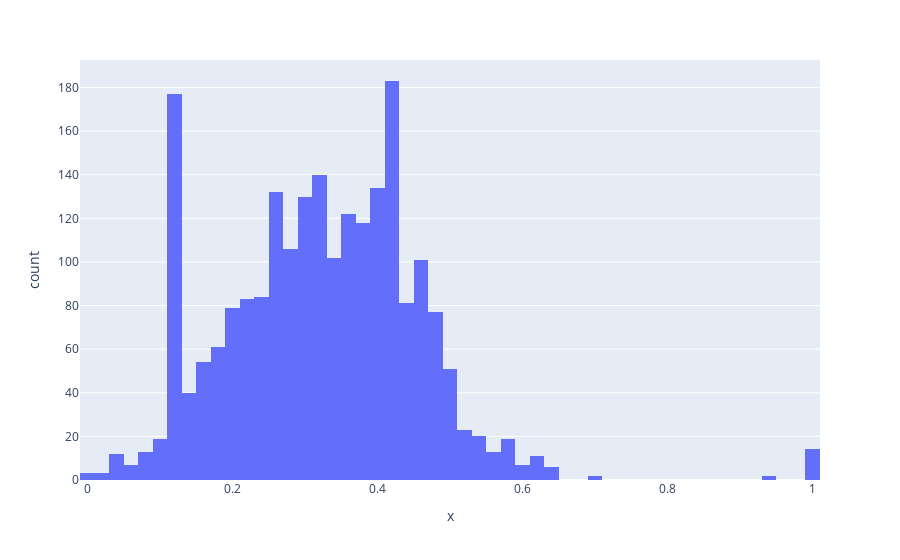

The code cell stored with this chart in its notebook:
### Code cell
px.histogram(x = df["best_flight_sim"])

### Figure 1 — Plotly figure (JSON) as saved in the notebook; plotly's stock layout.template omitted (floating-point values rounded to 4 significant figures; data arrays with more than 128 entries replaced by an {"elided": "..."} marker saying what was removed)
{"data": [{"alignmentgroup": "True", "bingroup": "x", "hoverlabel": {"namelength": 0}, "hovertemplate": "x=%{x}<br>count=%{y}", "legendgroup": "", "marker": {"color": "#636efa"}, "name": "", "offsetgroup": "", "orientation": "v", "showlegend": false, "type": "histogram", "x": {"elided": "2229 float values"}, "xaxis": "x", "yaxis": "y"}], "layout": {"barmode": "relative", "legend": {"tracegroupgap": 0}, "margin": {"t": 60}, "xaxis": {"anchor": "y", "domain": [0, 1], "title": {"text": "x"}}, "yaxis": {"anchor": "x", "domain": [0, 1], "title": {"text": "count"}}}}
